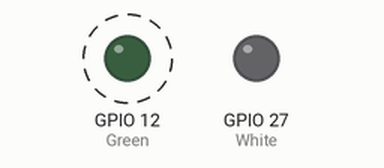
Recording of a sketch running on a simulated ESP32. Parts: output pins drawn as LEDs (lit = HIGH). Dashed ring = blinking.

Above: at 0.5 s.
At 3.5 s:
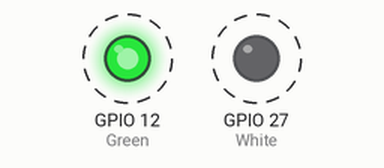
Timing chart, 0 to 4.6 s (numbered marks = the images above):
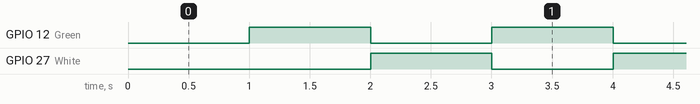

Measured:
- by itself, GPIO 12 (Green), GPIO 27 (White): alternates HIGH for 1.0 s and LOW for 1.0 s

The sketch:

BlinkWithoutDelay.ino
```cpp
/*
  Blink Without Delay
  Kara Ngamsopee
*/

#include <analogWrite.h>

//the numbers of LED pins
const int Green = 12;
const int White = 27;

//declaring value
long previousMillis = 0;
String currentLight = "green";

//time before switching from "green" to "white"
long interval = 1000;

void setup() {

  //initialize serial communication at 9600 bits per second
  Serial.begin(9600);

  //outputs
  pinMode(Green, OUTPUT);
  pinMode(White, OUTPUT);

}

void loop() {

  //declaring value
  unsigned long currentMillis = millis();

  //switch between the different colors
  //if it's current on one color, it will display that color then assign it to the next color
  if ((currentMillis - previousMillis > interval) && (currentLight == "green")) {

    previousMillis = currentMillis;

    analogWrite(Green, 255);
    analogWrite(White, 0);

    currentLight = "white";

  } else if ((currentMillis - previousMillis > interval) && (currentLight == "white")) {
    previousMillis = currentMillis;

    analogWrite(Green, 0);
    analogWrite(White, 255);


    currentLight = "green";
  }

}
```
